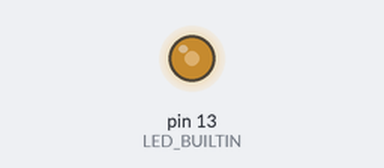
A sketch run on a simulated Arduino Uno, built with avr-gcc and run on an emulated ATmega328P. On the bench: output pins drawn as LEDs (lit = HIGH). Pins used as bus, display or sensor lines are not drawn; what the sketch prints to the serial monitor is not drawn.

Above: at 0.1 s.
Timing chart, 0 to 1.6 s (numbered marks = the images above):
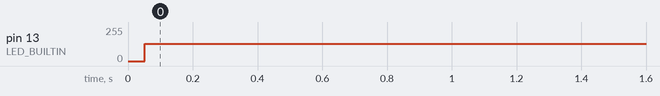

The sketch:

TC78H653FTG_arduino_sample.ino
```cpp
// (licence header left out)
#include <Arduino.h>
#include "TC78H653FTG.h"

// Pin config
#define STEPPER_PWM_PIN1 9
#define STEPPER_PIN2 2
#define STEPPER_PWM_PIN3 10
#define STEPPER_PIN4 4

// Step timer setting
#define STEPPER_TIMER_MS 2

bool led_state = false;

uint32_t direction_timer = 0;
#define DIRECTION_CHANGE_PERIOD_MS 2000

TC78H653FTG stepper(STEPPER_PWM_PIN1, STEPPER_PIN2, STEPPER_PWM_PIN3, STEPPER_PIN4, MICROSTEP64);

void setup()
{
    // set PWM freq to 62745.10 Hz for the PIN 9 and 10
    TCCR1B = (TCCR1B & B11111000) | (1 << CS10);
    Serial.begin(9600);

    stepper.init();
    Serial.println("TC78H653FTG driver sample");
    pinMode(LED_BUILTIN, OUTPUT);
    stepper.direction = STEPPER_REVERSE;
}


void loop()
{
    static bool stepperState = false;

    digitalWrite(LED_BUILTIN, stepperState);
    stepperState = !stepperState;

    // You need call tick() to move the stepper forward
    stepper.tick();

    if(millis() - direction_timer > DIRECTION_CHANGE_PERIOD_MS)
    {
        direction_timer = millis();
        if(stepper.direction == STEPPER_FORWARD)
        {
            stepper.direction = STEPPER_REVERSE;
        }
        else
        {
            stepper.direction = STEPPER_FORWARD;
        }
    }

    delay(STEPPER_TIMER_MS);
}
```

TC78H653FTG.cpp
```cpp
// (licence header left out)
/**
 * \class TC78H653FTG
 * \brief   Driver for TC78H653FTG
 * @file    TC78H653FTG.cpp
 * @author  Yuske Goto / Cerevo Inc
 * @version V0.1
 * @date    2022/3/5
 * @brief   C++ project file for TC78H653FTG.cpp module
 *
 * \par Description
 * This file is stepper motor driver for TC78H653FTG double H-bridge module.
 *
 * \par History:
 * <pre>
 * `<Author>`         `<Time>`        `<Version>`        `<Descr>`
 * Yuske Goto         2022/2/28        0.1             Implemented Constant speed control
 * </pre>
 *
 */

#include "TC78H653FTG.h"

TC78H653FTG::TC78H653FTG(uint8_t pin1_PWM, uint8_t pin2, uint8_t pin3_PWM, uint8_t pin4, MICROSTEP_TYPE microStep) : _pin1_pwm(pin1_PWM), _pin2(pin2),
                                                                                               _pin3_pwm(pin3_PWM), _pin4(pin4), micro_step_type(microStep)
{
    micro_step_count = (uint16_t) micro_step_type;
    bit_shift_size = log(micro_step_count) / log(2); // log base
    direction = STEPPER_FORWARD;
    counter = 0;

#ifndef USE_MASTER_STEP_PATTERN
    radian_one_step = M_PI / 8.0;
#endif
}

TC78H653FTG::~TC78H653FTG()
{}

void TC78H653FTG::init()
{
    pinMode(_pin1_pwm, OUTPUT);
    pinMode(_pin2, OUTPUT);
    pinMode(_pin3_pwm, OUTPUT);
    pinMode(_pin4, OUTPUT);
}

float TC78H653FTG::get_step_pattern(uint16_t current_step)
{
#ifdef USE_MASTER_STEP_PATTERN
    uint16_t interpolate_width = micro_step_count >> 3; // 8;
    uint16_t interpolate_location = current_step % interpolate_width;
    float master_value = STEP_SETTING_MASTER[current_step / interpolate_width];
    float master_value_next;
    if (current_step != micro_step_count)
        master_value_next = STEP_SETTING_MASTER[(current_step / interpolate_width) + 1];
    else
        master_value_next = STEP_SETTING_MASTER[8];
    return master_value + (master_value_next - master_value) * interpolate_location / interpolate_width;
#else // USE_VECTOR_STEP_PATTERN

        float delta = radian_one_step * (float)current_step / (float)micro_step_count;
    // float step_value = OFFSET + (1.0f - OFFSET) * pow((float)current_step / (float)micro_step_count, 2); // constant vector size transition
        // float step_value = OFFSET + (1.0f - OFFSET) * (sin(delta) / sin(radian_one_step)) * 0.8;
        float step_value = OFFSET + (1.0f - OFFSET) * sin(delta) / sin(radian_one_step);
        return step_value;
#endif
}

// Callback function for stepper motor
void TC78H653FTG::tick()
{
    uint8_t stepper_pin4_state = (counter >> (bit_shift_size + 1)) & 1;
    uint8_t stepper_pin2_state = (counter >> bit_shift_size) & 1;
    stepper_pin2_state = stepper_pin4_state ? stepper_pin2_state : !stepper_pin2_state;

    uint16_t counter_cycle = counter & (micro_step_count - 1);
    // float stepper_pin1_pwm = (counter >> bit_shift_size) & 1 ? get_step_pattern(1 + counter_cycle) : get_step_pattern(micro_step_count - 1 - counter_cycle);
    // float stepper_pin3_pwm = (counter >> bit_shift_size) & 1 ? get_step_pattern(micro_step_count - 1 - counter_cycle) : get_step_pattern(1 + counter_cycle);
    float stepper_pin1_pwm;
    float stepper_pin3_pwm;
    if(direction == STEPPER_FORWARD)
    {
        stepper_pin1_pwm = (counter >> bit_shift_size) & 1 ? get_step_pattern(1 + counter_cycle) : get_step_pattern(micro_step_count - 1 - counter_cycle);
        stepper_pin3_pwm = (counter >> bit_shift_size) & 1 ? get_step_pattern(micro_step_count - 1 - counter_cycle) : get_step_pattern(1 + counter_cycle);
    }
    else
    {
        stepper_pin1_pwm = (counter >> bit_shift_size) & 1 ? get_step_pattern(counter_cycle) : get_step_pattern(micro_step_count - counter_cycle);
        stepper_pin3_pwm = (counter >> bit_shift_size) & 1 ? get_step_pattern(micro_step_count - counter_cycle) : get_step_pattern(counter_cycle);
    }
    stepper_pin1_pwm *= 255;
    stepper_pin3_pwm *= 255;

    analogWrite(_pin1_pwm, (int)stepper_pin1_pwm);
    analogWrite(_pin3_pwm, (int)stepper_pin3_pwm);
    digitalWrite(_pin2, stepper_pin2_state);
    digitalWrite(_pin4, stepper_pin4_state);

    // char serialBuf[32];
    // snprintf(serialBuf, 32, "%d %d %d %d %d %d %d", counter, bit_shift_size, counter_cycle, (int)stepper_pin1_pwm, stepper_pin2_state, (int)stepper_pin3_pwm, stepper_pin4_state);
    // Serial.println(serialBuf);

    // counting up / down according to counting direction
    counter += (int16_t) direction;
    // check for rollover
    counter = counter == (micro_step_count << 2) ? 0 : counter == -1 ? ((micro_step_count << 2) - 1) : counter;
    // counter = counter == ((micro_step_count << 2) - 1) ? 0 : counter + 1;
}
```

TC78H653FTG.h
```cpp
// (licence header left out)
/**
 * \class TC78H653FTG
 * \brief   Driver for TC78H653FTG
 * @file    TC78H653FTG.h
 * @author  Yuske Goto / Cerevo Inc
 * @version V0.1
 * @date    2022/3/5
 * @brief   Header file for TC78H653FTG.cpp module
 *
 * \par Description
 * This file is stepper motor driver for TC78H653FTG double H-bridge module.
 *
 * \par History:
 * <pre>
 * `<Author>`         `<Time>`        `<Version>`        `<Descr>`
 * Yuske Goto         2022/2/28        0.1             Implemented Constant speed control
 * </pre>
 *
 */

#ifndef _TC78H653FTG_H_
#define _TC78H653FTG_H_

enum MICROSTEP_TYPE
{
    MICROSTEP8 = 8,
    MICROSTEP16 = 16,
    MICROSTEP32 = 32,
    MICROSTEP64 = 64,
    MICROSTEP128 = 128,
    MICROSTEP256 = 256,
    MICROSTEP512 = 512
};
enum STEPPER_DIRECTION
{
    STEPPER_FORWARD = 1,
    STEPPER_REVERSE = -1
};

#define USE_MASTER_STEP_PATTERN
#define OFFSET 0.55

#include <Arduino.h>

class TC78H653FTG
{
public:
    TC78H653FTG(uint8_t pin1_PWM, uint8_t pin2, uint8_t pin3_PWM, uint8_t pin4, MICROSTEP_TYPE microStep); // Initializer
    ~TC78H653FTG();
    // Resetting the driver several times causes the chips to halt
    void init();
    void tick();
    STEPPER_DIRECTION direction;

    uint8_t _pin1_pwm, _pin2, _pin3_pwm, _pin4;
    int16_t counter;

private:
    MICROSTEP_TYPE micro_step_type;
    uint16_t micro_step_count;

    float get_step_pattern(uint16_t current_step);

    uint8_t bit_shift_size;

#ifdef USE_MASTER_STEP_PATTERN
    float STEP_SETTING_MASTER[9] = {0.55, 0.7, 0.75, 0.825, 0.875, 0.925, 0.95, 0.975, 1.0};
    // float STEP_SETTING_MASTER[9] = {0.5f, 0.6f, 0.7f, 0.75f, 0.8f, 0.85f, 0.9f, 0.95f, 1.0f};
#else
    float radian_one_step;
#endif // USE_MASTER_STEP_PATTERN


};

#endif // _TC78H653FTG_H_
```

Measured:
- by itself, pin 13 (LED_BUILTIN): 0/255 → 129/255 at 0.05 s
